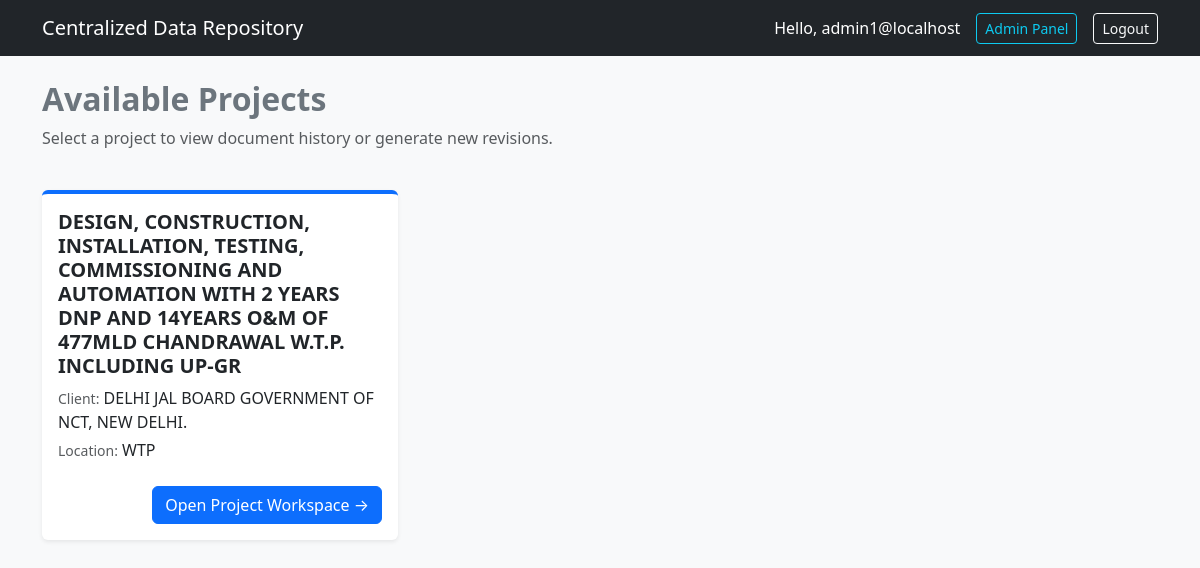
The page / (signed in) on the database its author committed.
### models.py (models this page shows, shortened)
class User(UserMixin, db.Model):
    __tablename__ = "users"
    id           = db.Column(db.Integer,     primary_key=True)
    username     = db.Column(db.String(64),  unique=True, nullable=False, index=True)
    email        = db.Column(db.String(120), unique=True, nullable=False, index=True)
    password_hash= db.Column(db.String(256), nullable=False)
    role         = db.Column(db.String(16),  nullable=False, default="user")
    is_active    = db.Column(db.Boolean,     nullable=False, default=True)
    created_at   = db.Column(db.DateTime,    default=lambda: datetime.now(timezone.utc))
    last_login   = db.Column(db.DateTime,    nullable=True)
    revisions    = db.relationship('DocumentRevision', backref='author', lazy=True)
    @property
    def is_admin(self) -> bool:
        return self.role == "admin"

class Project(db.Model):
    __tablename__ = "projects"
    id          = db.Column(db.Integer, primary_key=True)
    name        = db.Column(db.String(150), unique=True, nullable=False)
    client      = db.Column(db.String(150), nullable=False)
    consultant  = db.Column(db.String(150), nullable=True)
    location    = db.Column(db.String(150), nullable=True)
    created_at  = db.Column(db.DateTime, default=lambda: datetime.now(timezone.utc))
    revisions   = db.relationship('DocumentRevision', backref='project', lazy=True, cascade="all, delete-orphan")

### app.py (the view)
@cis_bp.route("/")
@login_required
def index():
    projects = Project.query.order_by(Project.created_at.desc()).all()
    return render_template("project_list.html", projects=projects)

### app.py (called while the page is built)
def create_app():
    app = Flask(__name__)
    app.config.from_object(get_config())
    db.init_app(app)
    login_manager.init_app(app)
    csrf.init_app(app)
    limiter.init_app(app)
    @login_manager.user_loader
    def load_user(user_id):
        return User.query.get(int(user_id))
    app.register_blueprint(auth_bp)
    app.register_blueprint(admin_bp)
    app.register_blueprint(cis_bp)
    with app.app_context():
        db.create_all()
    @app.errorhandler(403)
    def forbidden(e): return render_template("errors/403.html"), 403
    @app.errorhandler(404)
    def not_found(e): return render_template("errors/404.html"), 404
    @app.errorhandler(500)
    def server_error(e): return render_template("errors/500.html"), 500
    return app

### templates/project_list.html (shortened to what this page needs)
<!DOCTYPE html>
<html lang="en">
<head>
    <link href="https://cdn.jsdelivr.net/npm/bootstrap@5.3.0/dist/css/bootstrap.min.css" rel="stylesheet">
</head>
<body class="bg-light">
<nav class="navbar navbar-expand-lg navbar-dark bg-dark mb-4">
    <div class="container">
        <a class="navbar-brand" href="{{ url_for('cis.index') }}">Centralized Data Repository</a>
        <div class="ms-auto d-flex gap-3 align-items-center">
            <span class="navbar-text text-white">Hello, {{ current_user.username }}</span>
            {% if current_user.is_admin %}
                <a href="{{ url_for('admin.dashboard') }}" class="btn btn-outline-info btn-sm">Admin Panel</a>
            {% endif %}
            <form action="{{ url_for('auth.logout') }}" method="POST" class="m-0">
                <button class="btn btn-outline-light btn-sm" type="submit">Logout</button>
            </form>
        </div>
    </div>
</nav>
<div class="container">
    <div class="row mb-4">
        <div class="col">
            <h2 class="fw-bold text-secondary">Available Projects</h2>
            <p class="text-muted">Select a project to view document history or generate new revisions.</p>
        </div>
    </div>
    <div class="row row-cols-1 row-cols-md-3 g-4">
        {% for p in projects %}
        <div class="col">
            <div class="card h-100 shadow-sm border-0 border-top border-primary border-4">
                <div class="card-body">
                    <h5 class="card-title fw-bold">{{ p.name }}</h5>
                    <p class="card-text mb-1"><small class="text-muted">Client:</small> {{ p.client }}</p>
                    {% if p.location %}
                    <p class="card-text"><small class="text-muted">Location:</small> {{ p.location }}</p>
                    {% endif %}
                </div>
                <div class="card-footer bg-transparent border-0 text-end pb-3">
                    <a href="{{ url_for('cis.project_dashboard', project_id=p.id) }}" class="btn btn-primary">Open Project Workspace &rarr;</a>
                </div>
            </div>
        </div>
        {% else %}
        <div class="col-12">
            <div class="alert alert-info">
                No projects are currently available. {% if current_user.is_admin %}Please create one in the Admin Panel.{% else %}Please contact your administrator to set up a project.{% endif %}
            </div>
        </div>
        {% endfor %}
    </div>
</div>
</body>
</html>

### rows shown on the page
User: username "admin1@localhost"
Project: name "DESIGN, CONSTRUCTION, INSTALLATION, TESTING, COMMISSIONING AND AUTOMATION WITH 2 YEARS DNP AND 14YEARS O&M OF 477MLD CHANDRAWAL W.T.P. INCLUDING UP-GR", client "DELHI JAL BOARD GOVERNMENT OF NCT, NEW DELHI.", location "WTP"
